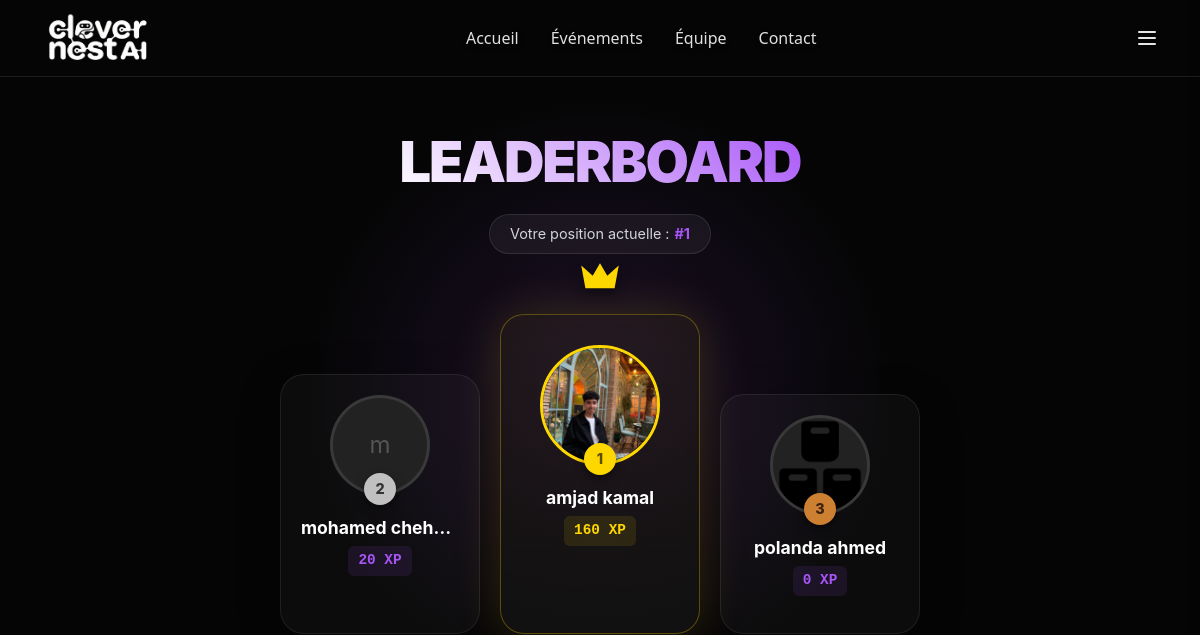
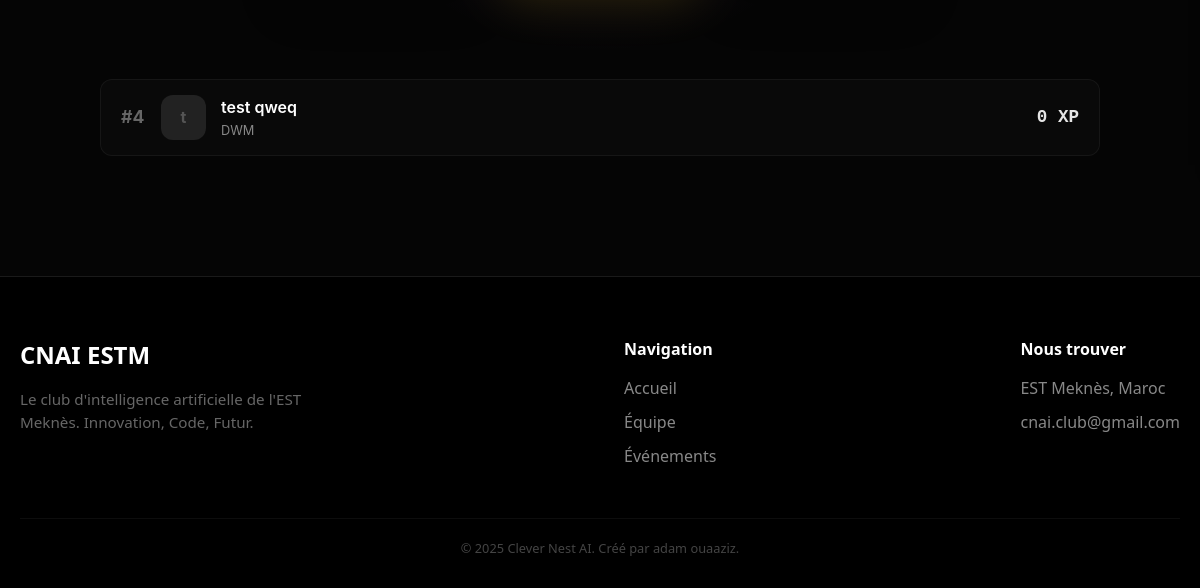
Page /ranking/ (signed in) on the earlier database version (2 pictures, top to bottom).
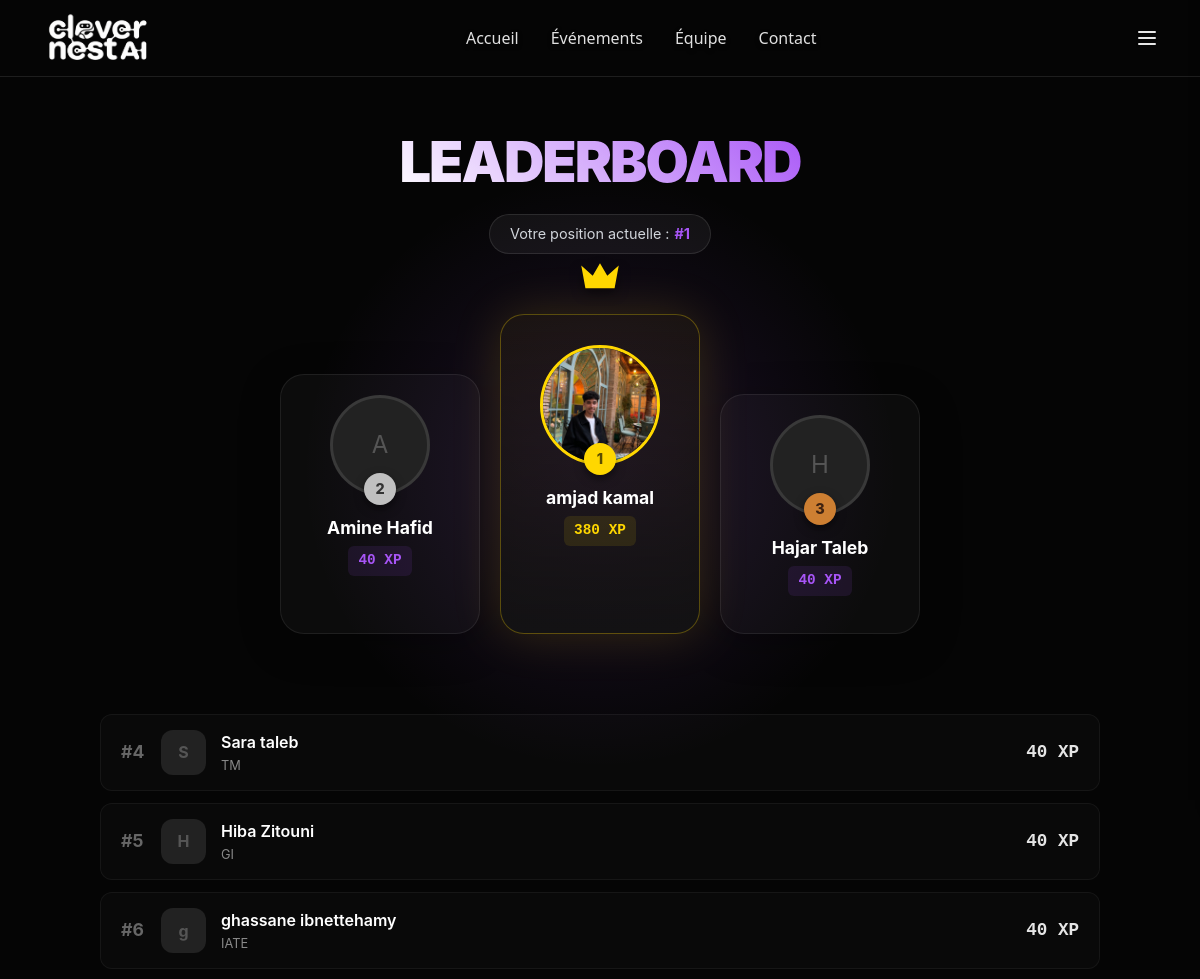
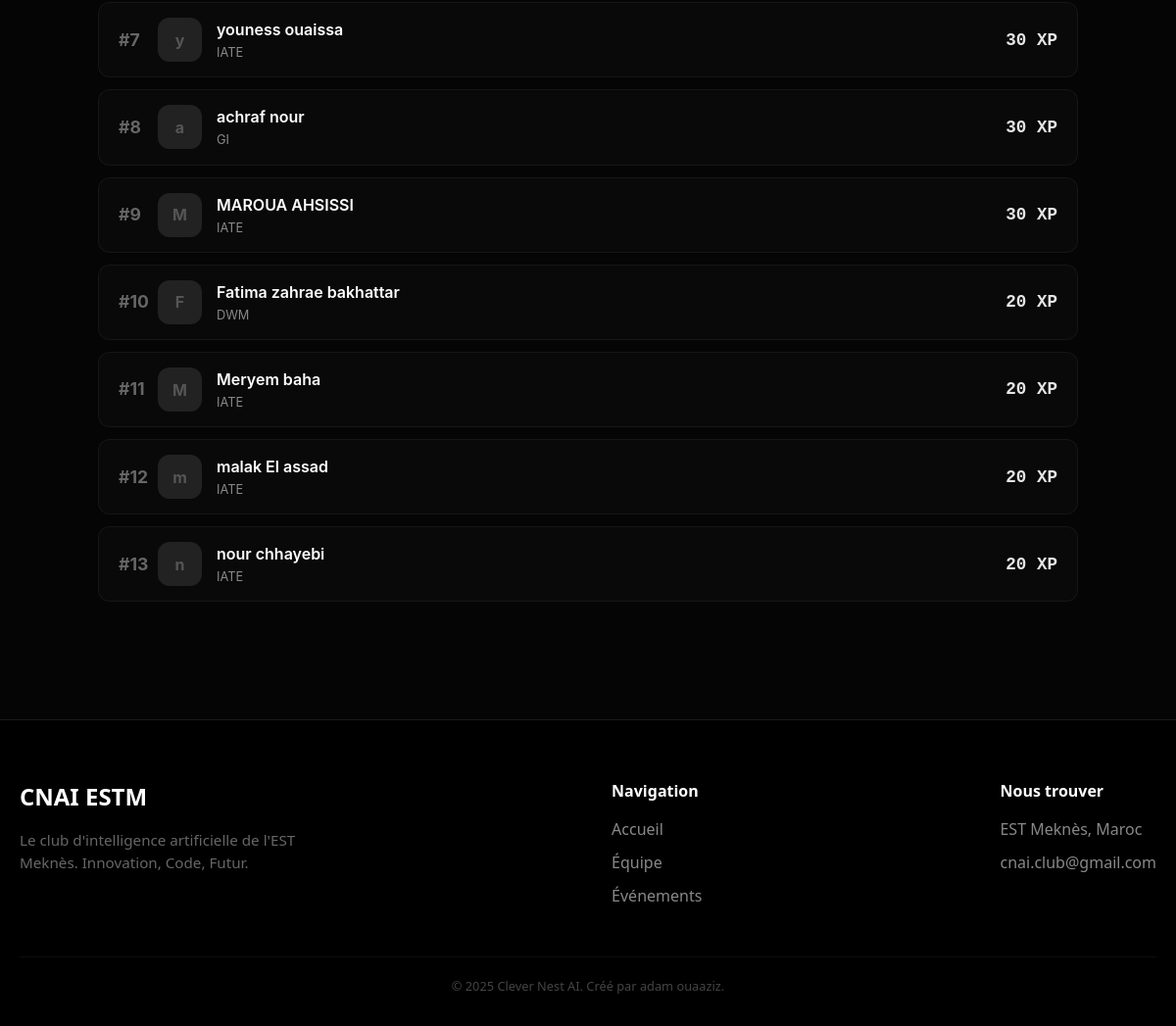
Same page on the later database version (2 pictures, top to bottom).
### membres/models.py (models this page shows, shortened)
class Membres(models.Model):
    nom = models.CharField(max_length=100)
    prenom = models.CharField(max_length=100)
    email = models.EmailField(unique=True)
    code_MASSAR = models.CharField(max_length=20, unique=True)
    telephone = models.CharField(max_length=15, blank=True, null=True)
    filliere = models.CharField(max_length=100)
    login = models.CharField(max_length=50, unique=True)
    mot_de_passe = models.CharField(max_length=128)
    points = models.IntegerField(default=0)
    rang = models.CharField(max_length=50, blank=True, null=True)
    photo = models.ImageField(upload_to='photos/', blank=True, null=True)
    date_inscription = models.DateTimeField(auto_now_add=True)
    uuid_code = models.UUIDField(default=uuid.uuid4, unique=True, editable=False)
    class Meta:
        ordering = ['nom']
        verbose_name = "Membre"
        verbose_name_plural = "Membres"

### membres/views.py (the view)
# urls.py: path('ranking/', views.ranking, name='ranking'),
def ranking(request):
    if not require_login(request): return redirect('login')
    membre_id = request.session.get('membre_id')
    all_members_qs = Membres.objects.all().order_by('-points')
    rank = '-'
    if membre_id:
        all_ids = list(all_members_qs.values_list('id', flat=True))
        if membre_id in all_ids: rank = all_ids.index(membre_id) + 1
    membre = Membres.objects.get(id=membre_id) if membre_id else None
    return render(request, 'membres/ranking.html', {
        'membre': membre, 'my_rank': rank,
        'top3': all_members_qs[:3], 'rest_of_list': all_members_qs[3:13],
        'is_member': get_is_member(request)
    })

### membres/views.py (called while the page is built)
def get_is_member(request):
    return request.user.is_authenticated or 'membre_id' in request.session

def require_login(request):
    if request.user.is_authenticated or 'membre_id' in request.session:
        return True
    return False

### membres/templates/membres/ranking.html (shortened to what this page needs)
{% extends 'membres/base.html' %}
{% load static %}
{% block content %}
<div class="ranking-section">
    <div class="ranking-container animate-fade-up">
        <div class="ranking-header">
            <h2>Leaderboard</h2>
            <div class="user-rank-pill">
                Votre position actuelle : <strong>#{{ my_rank }}</strong>
            </div>
        </div>
        <div class="podium-wrapper">
            {% if top3|length >= 2 %}
            <div class="podium-card place-2">
                <div class="podium-img-container">
                    {% if top3.1.photo %}
                        <img src="{{ top3.1.photo.url }}" class="podium-img">
                    {% else %}
                        <div class="podium-img" style="background:#222; display:flex; align-items:center; justify-content:center; color:#555; font-size:1.5rem;">{{ top3.1.prenom|first }}</div>
                    {% endif %}
                    <div class="rank-badge">2</div>
                </div>
                <div class="podium-name">{{ top3.1.prenom }} {{ top3.1.nom }}</div>
                <div class="podium-pts">{{ top3.1.points }} XP</div>
            </div>
            {% endif %}
            {% if top3|length >= 1 %}
            <div class="podium-card place-1">
                <div class="crown">
                    <svg viewBox="0 0 24 24" fill="none" xmlns="http://www.w3.org/2000/svg">
                        <path d="M5 16L3 5L8.5 10L12 4L15.5 10L21 5L19 16H5Z" fill="#FFD700"/>
                    </svg>
                </div>
                <div class="podium-img-container">
                    {% if top3.0.photo %}
                        <img src="{{ top3.0.photo.url }}" class="podium-img">
                    {% else %}
                        <div class="podium-img" style="background:#222; display:flex; align-items:center; justify-content:center; color:#555; font-size:2rem;">{{ top3.0.prenom|first }}</div>
                    {% endif %}
                    <div class="rank-badge">1</div>
                </div>
                <div class="podium-name">{{ top3.0.prenom }} {{ top3.0.nom }}</div>
                <div class="podium-pts">{{ top3.0.points }} XP</div>
            </div>
            {% endif %}
            {% if top3|length >= 3 %}
            <div class="podium-card place-3">
                <div class="podium-img-container">
                    {% if top3.2.photo %}
                        <img src="{{ top3.2.photo.url }}" class="podium-img">
                    {% else %}
                        <div class="podium-img" style="background:#222; display:flex; align-items:center; justify-content:center; color:#555; font-size:1.5rem;">{{ top3.2.prenom|first }}</div>
                    {% endif %}
                    <div class="rank-badge">3</div>
                </div>
                <div class="podium-name">{{ top3.2.prenom }} {{ top3.2.nom }}</div>
                <div class="podium-pts">{{ top3.2.points }} XP</div>
            </div>
            {% endif %}
        </div>
        {% if rest_of_list %}
        <div class="list-wrapper">
            {% for m in rest_of_list %}
            <div class="rank-card {% if m.id == membre.id %}is-me{% endif %}">
                <div class="rc-rank">#{{ forloop.counter|add:3 }}</div>
                {% if m.photo %}
                    <img src="{{ m.photo.url }}" class="rc-img">
                {% else %}
                    <div class="rc-placeholder">{{ m.prenom|first }}</div>
                {% endif %}
                <div class="rc-info">
                    <span class="rc-name">{{ m.prenom }} {{ m.nom }}</span>
                    <span class="rc-filiere">{{ m.filliere }}</span>
                </div>
                <div class="rc-points">{{ m.points }} XP</div>
            </div>
            {% endfor %}
        </div>
        {% else %}
            <p style="text-align:center; color:#555; margin-top:20px;">Le classement se remplit petit à petit...</p>
        {% endif %}
    </div>
</div>
{% endblock %}

Differences in the rows shown:
removed Membres: prenom "m", prenom "mohamed", nom "cheh…", points "20"
removed Membres: photo (picture), prenom "polanda", nom "ahmed", points "0"
removed Membres: prenom|first "t", prenom "test", nom "qweq", filliere "DWM", points "0"
added Membres: prenom "A", prenom "Amine", nom "Hafid", points "40"
changed Membres "amjad": points "160" → "380"
added Membres: prenom "H", prenom "Hajar", nom "Taleb", points "40"
added Membres: prenom|first "S", prenom "Sara", nom "taleb", filliere "TM", points "40"
added Membres: prenom|first "H", prenom "Hiba", nom "Zitouni", filliere "GI", points "40"
added Membres: prenom|first "g", prenom "ghassane", nom "ibnettehamy", filliere "IATE", points "40"
added Membres: prenom|first "y", prenom "youness", nom "ouaissa", filliere "IATE", points "30"
added Membres: prenom|first "a", prenom "achraf", nom "nour", filliere "GI", points "30"
added Membres: prenom|first "M", prenom "MAROUA", nom "AHSISSI", filliere "IATE", points "30"
added Membres: prenom|first "F", prenom "Fatima zahrae", nom "bakhattar", filliere "DWM", points "20"
added Membres: prenom|first "M", prenom "Meryem", nom "baha", filliere "IATE", points "20"
added Membres: prenom|first "m", prenom "malak", nom "El assad", filliere "IATE", points "20"
added Membres: prenom|first "n", prenom "nour", nom "chhayebi", filliere "IATE", points "20"
